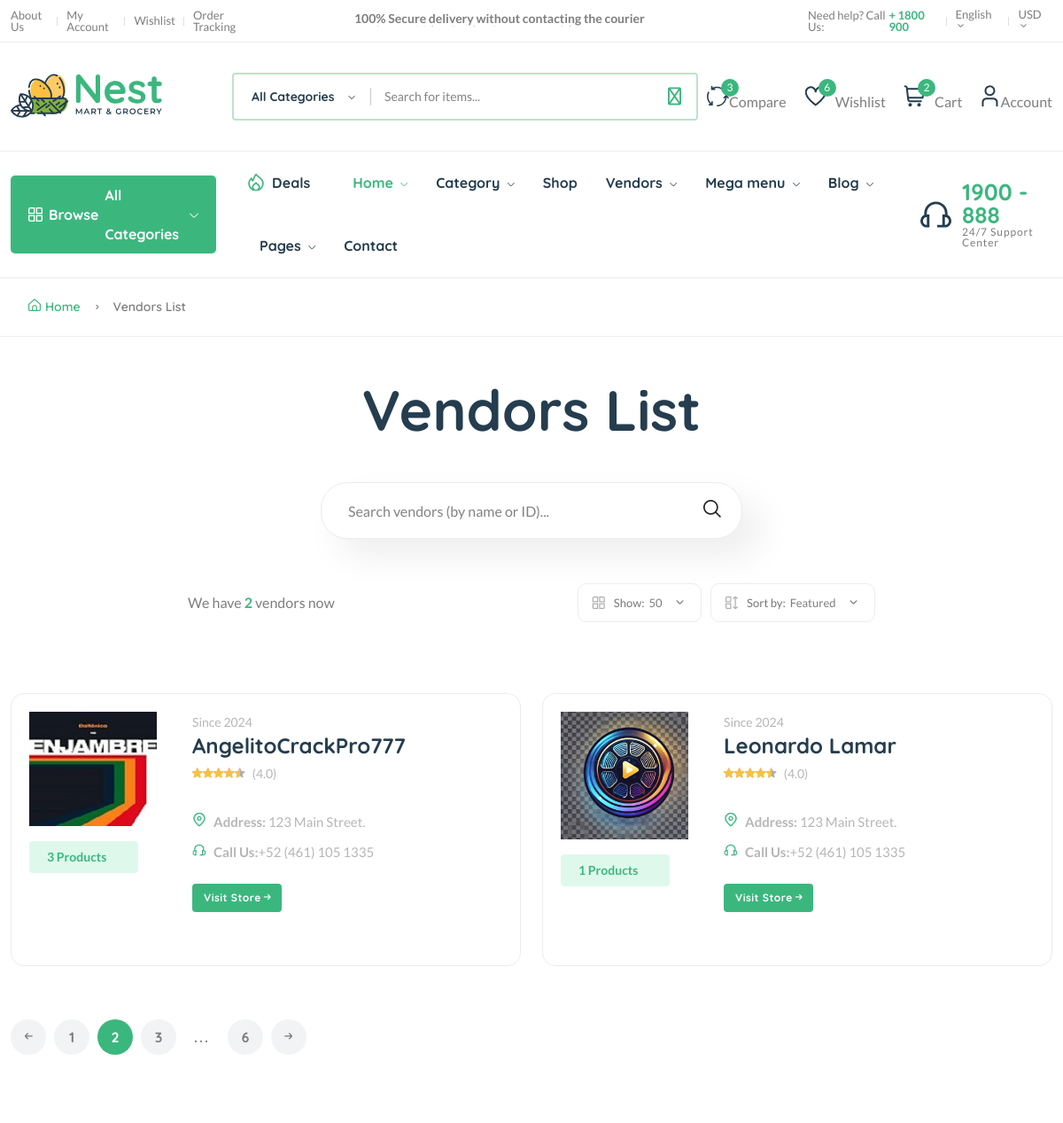
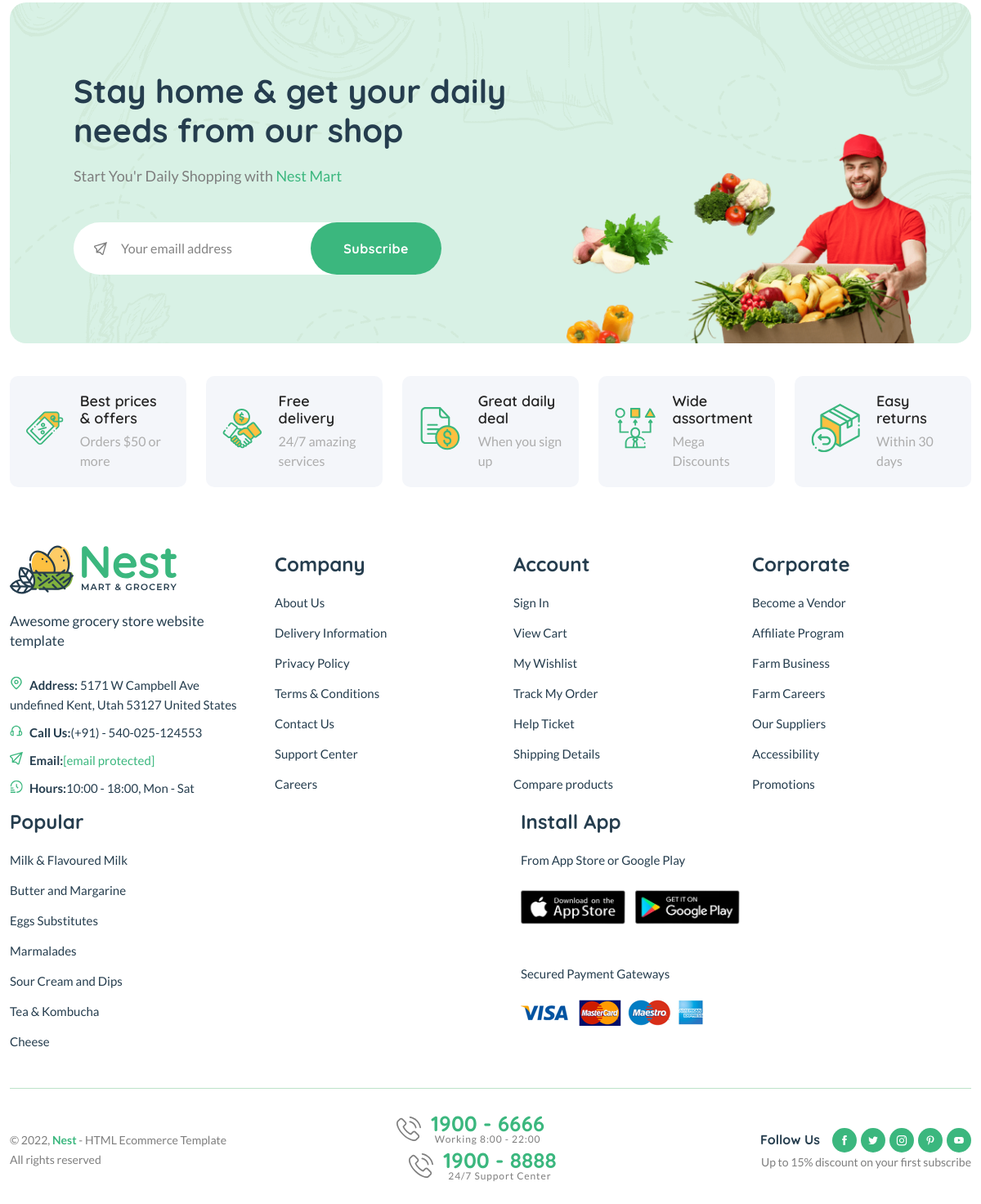
The app's page /vendors/ with its own data (2 pictures, top to bottom).
### core/models.py (models this page shows, shortened)
class Vendor(models.Model):
    vid = ShortUUIDField(unique=True, max_length=20, prefix="ven", alphabet="abcdefgh12345")
    title = models.CharField(max_length=100, default="AngelitoCrackPro777")
    image = models.ImageField(upload_to=user_directory_path, default="vendor.jpg")
    cover_image = models.ImageField(upload_to=user_directory_path, default="vendor.jpg")
    description =  RichTextUploadingField(null=True, blank=True, default="Soy el mejor vendedor")
    address = models.CharField(max_length=100, default="123 Main Street.")
    contact = models.CharField(max_length=100, default="+52 (461) 105 1335")
    chat_resp_time = models.CharField(max_length=100, default="100")
    shipping_on_time = models.CharField(max_length=100, default="100")
    authentic_rating = models.CharField(max_length=100, default="100")
    days_return = models.CharField(max_length=100, default="100")
    warranty_period = models.CharField(max_length=100, default="100")
    user = models.ForeignKey(User, on_delete=models.SET_NULL, null=True)
    date = models.DateTimeField(auto_now_add=True, null=True, blank=True)
    class Meta:
        verbose_name_plural = "Vendors"

### core/views.py (the view)
# urls.py: path("vendors/", vendor_list_view, name="vendor-list"),
def vendor_list_view(request):
    vendors = Vendor.objects.all()
    context = {
        "vendors":vendors,
    }
    return render(request, "core/vendor-list.html", context)

### core/context_processor.py (called while the page is built)
def default(request):
    categories = Category.objects.all()
    vendors = Vendor.objects.all()
    min_max_price = Product.objects.aggregate(Min("price"), Max("price"))
    try:
        address = Address.objects.get(user=request.user)
    except:
        address = None
    return {
        'categories':categories,
        'address':address,
        'vendors':vendors,
        'min_max_price':min_max_price
    }

### templates/core/vendor-list.html (shortened to what this page needs)
{% extends 'partials/base.html' %}
{% load static %}
{% block content %}
    <main class="main pages mb-80">
        <div class="page-header breadcrumb-wrap">
            <div class="container">
                <div class="breadcrumb">
                    <a href="index.html" rel="nofollow"><i class="fi-rs-home mr-5"></i>Home</a>
                    <span></span> Vendors List
                </div>
            </div>
        </div>
        <div class="page-content pt-50">
            <div class="container">
                <div class="archive-header-2 text-center">
                    <h1 class="display-2 mb-50">Vendors List</h1>
                    <div class="row">
                        <div class="col-lg-5 mx-auto">
                            <div class="sidebar-widget-2 widget_search mb-50">
                                <div class="search-form">
                                    <form action="#">
                                        <input type="text" placeholder="Search vendors (by name or ID)..." />
                                        <button type="submit"><i class="fi-rs-search"></i></button>
                                    </form>
                                </div>
                            </div>
                        </div>
                    </div>
                </div>
                <div class="row mb-50">
                    <div class="col-12 col-lg-8 mx-auto">
                        <div class="shop-product-fillter">
                            <div class="totall-product">
                                <p>We have <strong class="text-brand">{{vendors.count}}</strong> vendor{{vendors.count|pluralize}} now</p>
                            </div>
                            <div class="sort-by-product-area">
                                <div class="sort-by-cover mr-10">
                                    <div class="sort-by-product-wrap">
                                        <div class="sort-by">
                                            <span><i class="fi-rs-apps"></i>Show:</span>
                                        </div>
                                        <div class="sort-by-dropdown-wrap">
                                            <span> 50 <i class="fi-rs-angle-small-down"></i></span>
                                        </div>
                                    </div>
                                </div>
                                <div class="sort-by-cover">
                                    <div class="sort-by-product-wrap">
                                        <div class="sort-by">
                                            <span><i class="fi-rs-apps-sort"></i>Sort by:</span>
                                        </div>
                                        <div class="sort-by-dropdown-wrap">
                                            <span> Featured <i class="fi-rs-angle-small-down"></i></span>
                                        </div>
                                    </div>
                                </div>
                            </div>
                        </div>
                    </div>
                </div>
                <div class="row vendor-grid">
                    {% for v in vendors %}
                    <div class="col-lg-6 col-md-6 col-12 col-sm-6">
                        <div class="vendor-wrap style-2 mb-40">
                            <div class="vendor-img-action-wrap">
                                <div class="vendor-img">
                                    <a href="{% url 'core:vendor-detail' v.vid %}">
                                        <img class="default-img" src="{{v.image.url}}" alt="" />
                                    </a>
                                </div>
                                <div class="mt-10">
                                    <span class="font-small total-product">{{v.product.all.count}} Products</span>
                                </div>
                            </div>
                            <div class="vendor-content-wrap">
                                <div class="mb-30">
                                    <div class="product-category">
                                        <span class="text-muted">Since {{v.date|date:"Y"}}</span>
                                    </div>
                                    <h4 class="mb-5"><a href="{% url 'core:vendor-detail' v.vid %}">{{v.title}}</a></h4>
                                    <div class="product-rate-cover">
                                        <div class="product-rate d-inline-block">
                                            <div class="product-rating" style="width: 90%"></div>
                                        </div>
                                        <span class="font-small ml-5 text-muted"> (4.0)</span>
                                    </div>
                                    <div class="vendor-info d-flex justify-content-between align-items-end mt-30">
                                        <ul class="contact-infor text-muted">
                                            <li><img src="assets/imgs/theme/icons/icon-location.svg" alt="" /><strong>Address: </strong> <span>{{v.address}}</span></li>
                                            <li><img src="assets/imgs/theme/icons/icon-contact.svg" alt="" /><strong>Call Us:</strong><span>{{v.contact}}</span></li>
                                        </ul>
                                        <br>
                                    </div>
                                    <br>
                                    <a href="{% url 'core:vendor-detail' v.vid %}" class="btn btn-xs">Visit Store <i class="fi-rs-arrow-small-right"></i></a>
                                </div>
                            </div>
                        </div>
                    </div>
                    {% endfor %}
                </div>
                <div class="pagination-area mt-20 mb-20">
                    <nav aria-label="Page navigation example">
                        <ul class="pagination justify-content-start">
                            <li class="page-item">
                                <a class="page-link" href="#"><i class="fi-rs-arrow-small-left"></i></a>
                            </li>
                            <li class="page-item"><a class="page-link" href="#">1</a></li>
                            <li class="page-item active"><a class="page-link" href="#">2</a></li>
                            <li class="page-item"><a class="page-link" href="#">3</a></li>
                            <li class="page-item"><a class="page-link dot" href="#">...</a></li>
                            <li class="page-item"><a class="page-link" href="#">6</a></li>
                            <li class="page-item">
                                <a class="page-link" href="#"><i class="fi-rs-arrow-small-right"></i></a>
                            </li>
                        </ul>
                    </nav>
                </div>
            </div>
        </div>
    </main>
{% endblock content %}

### records on screen
Vendor: image (picture), product.all.count "3", date "2024", title "AngelitoCrackPro777", address "123 Main Street.", contact "+52 (461) 105 1335"
Vendor: image (picture), product.all.count "1", date "2024", title "Leonardo Lamar", address "123 Main Street.", contact "+52 (461) 105 1335"

### other values on screen
{{ vendors.count }} "2"
